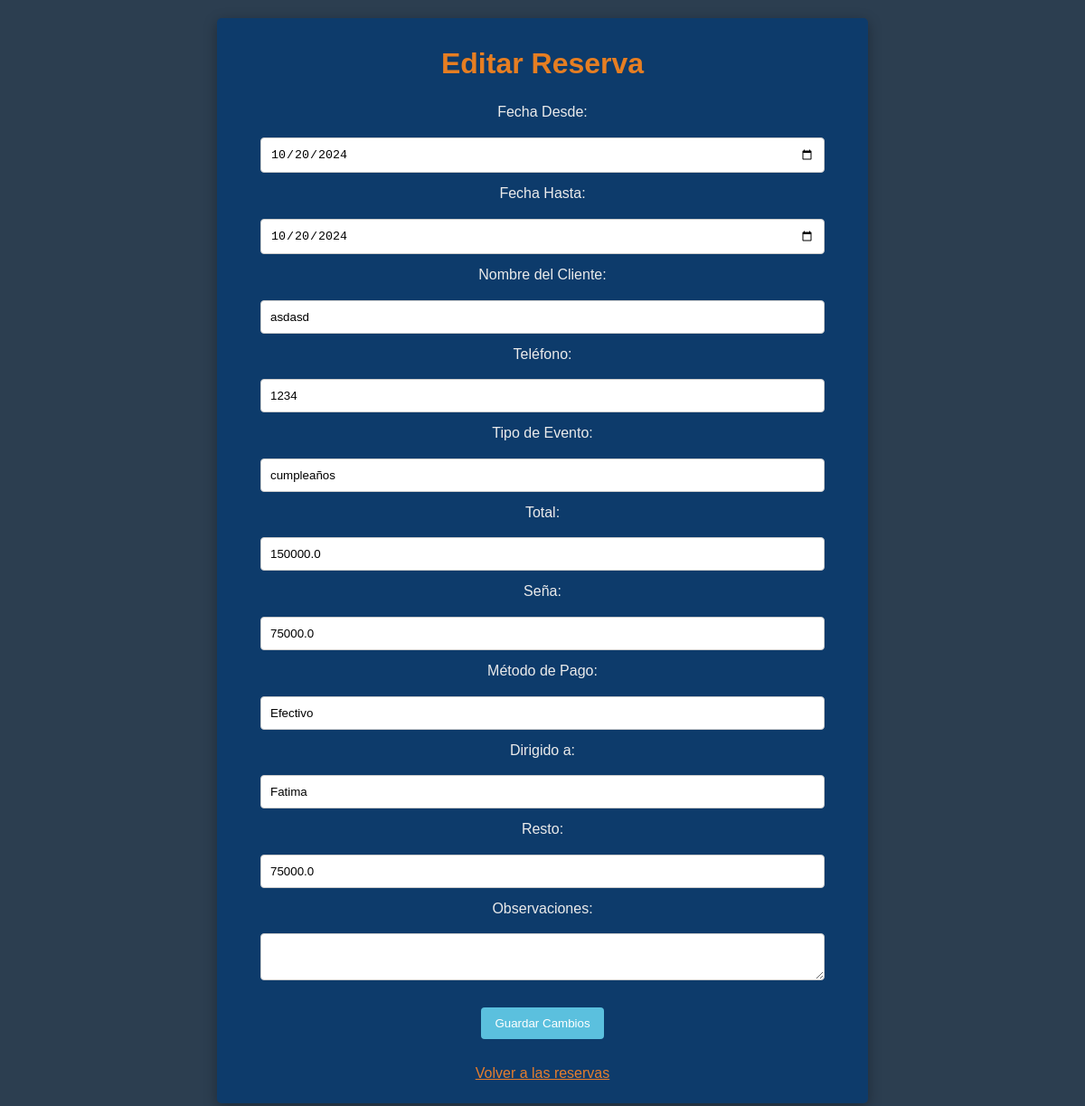
/editar/1 (signed in), run on an earlier commit of the app's database.
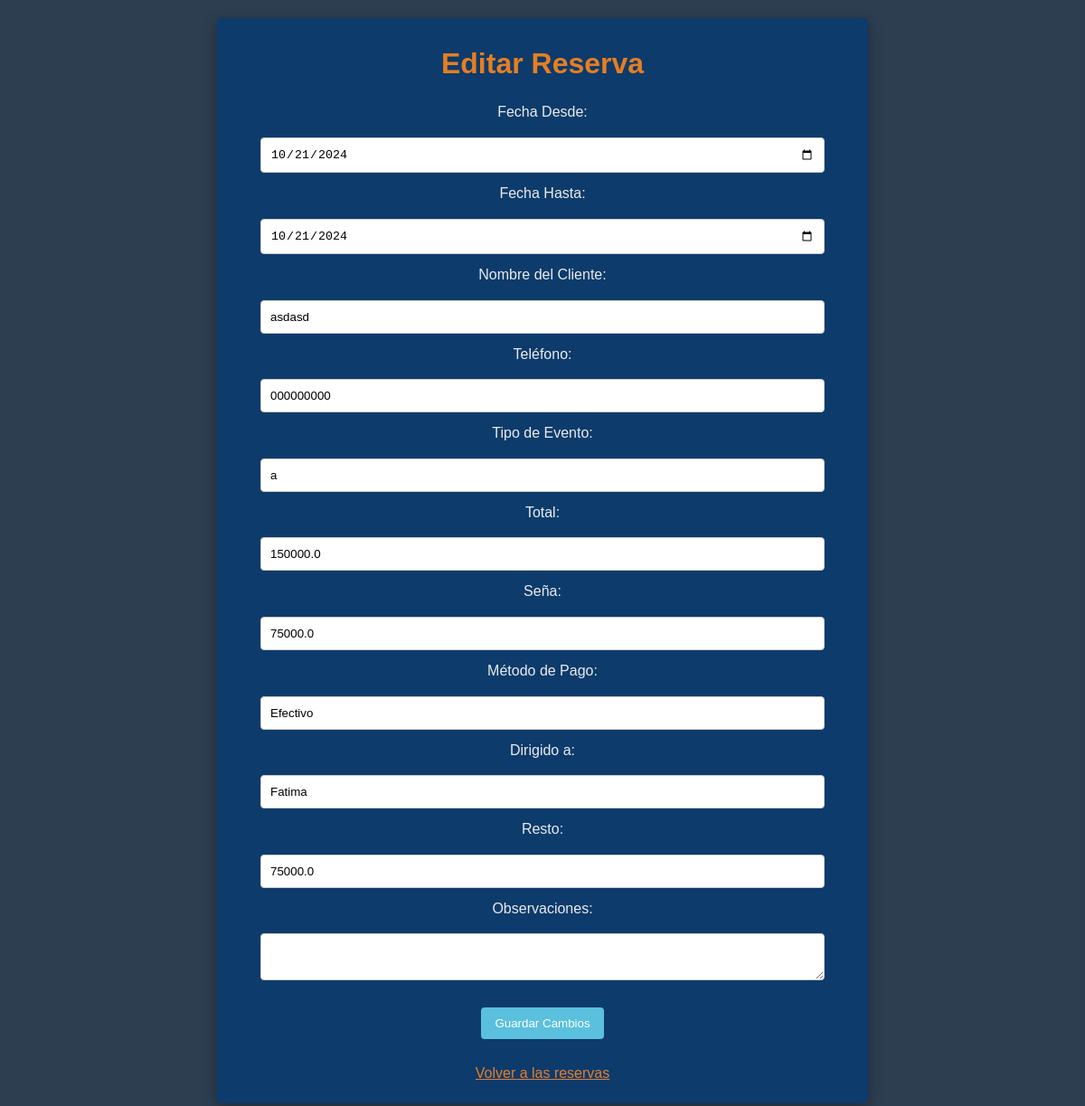
And on a later commit of the database.
### app.py (models this page shows)
class Reserva(db.Model):
    id = db.Column(db.Integer, primary_key=True)
    usuario_id = db.Column(db.Integer, db.ForeignKey('user.id'), nullable=False)
    fecha_desde = db.Column(db.String(50), nullable=False)
    fecha_hasta = db.Column(db.String(50), nullable=False)
    nombre_cliente = db.Column(db.String(100), nullable=False)
    telefono = db.Column(db.String(15), nullable=False)
    tipo_evento = db.Column(db.String(100), nullable=False)
    total = db.Column(db.Float, nullable=False)
    sena = db.Column(db.Float, nullable=False)
    metodo_pago = db.Column(db.String(50), nullable=False)
    dirigido_a = db.Column(db.String(100), nullable=False)
    resto = db.Column(db.Float, nullable=False)
    observaciones = db.Column(db.String(250), nullable=True)

### app.py (the view, shortened to what this page needs)
@app.route('/editar/<int:reserva_id>', methods=['GET', 'POST'])
@login_required
def editar_reserva(reserva_id):
    reserva = Reserva.query.get_or_404(reserva_id)
    return render_template('editar_reserva.html', reserva=reserva)

### app.py (called while the page is built)
@login_manager.user_loader
def load_user(user_id):
    return db.session.get(User, int(user_id))

### templates/editar_reserva.html (shortened to what this page needs)
<!DOCTYPE html>
<html lang="es">
<head>
    <link rel="stylesheet" href="{{ url_for('static', filename='styles.css') }}">
</head>
<body>
    <div class="container">
        <h1>Editar Reserva</h1>
        <form method="POST">
            <label for="fecha_desde">Fecha Desde:</label>
            <input type="date" name="fecha_desde" value="{{ reserva.fecha_desde }}" required>
            <label for="fecha_hasta">Fecha Hasta:</label>
            <input type="date" name="fecha_hasta" value="{{ reserva.fecha_hasta }}">
            <label for="nombre_cliente">Nombre del Cliente:</label>
            <input type="text" name="nombre_cliente" value="{{ reserva.nombre_cliente }}" required>
            <label for="telefono">Teléfono:</label>
            <input type="text" name="telefono" value="{{ reserva.telefono }}" required>
            <label for="tipo_evento">Tipo de Evento:</label>
            <input type="text" name="tipo_evento" value="{{ reserva.tipo_evento }}" required>
            <label for="total">Total:</label>
            <input type="number" step="0.01" name="total" value="{{ reserva.total }}" required>
            <label for="sena">Seña:</label>
            <input type="number" step="0.01" name="sena" value="{{ reserva.sena }}" required>
            <label for="metodo_pago">Método de Pago:</label>
            <input type="text" name="metodo_pago" value="{{ reserva.metodo_pago }}" required>
            <label for="dirigido_a">Dirigido a:</label>
            <input type="text" name="dirigido_a" value="{{ reserva.dirigido_a }}" required>
            <label for="resto">Resto:</label>
            <input type="number" step="0.01" name="resto" value="{{ reserva.resto }}" required>
            <label for="observaciones">Observaciones:</label>
            <textarea name="observaciones">{{ reserva.observaciones }}</textarea>
            <input type="submit" value="Guardar Cambios">
        </form>
        <a href="{{ url_for('ver_reservas') }}" class="centered-link">Volver a las reservas</a>
    </div>
</body>
</html>

What changed in the data, as far as the page shows it:
changed Reserva "asdasd": fecha_desde "10/20/2024" → "10/21/2024"; fecha_hasta "10/20/2024" → "10/21/2024"; telefono "1234" → "000000000"; tipo_evento "cumpleaños" → "a"
